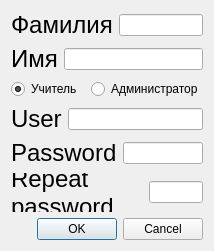
<?xml version="1.0" encoding="UTF-8"?>
<ui version="4.0">
 <class>Dialog</class>
 <widget class="QDialog" name="Dialog">
  <property name="geometry">
   <rect>
    <x>0</x>
    <y>0</y>
    <width>214</width>
    <height>251</height>
   </rect>
  </property>
  <property name="windowTitle">
   <string>Регистрация</string>
  </property>
  <layout class="QGridLayout" name="gridLayout">
   <item row="0" column="0">
    <layout class="QHBoxLayout" name="horizontalLayout_2">
     <item>
      <widget class="QLabel" name="label_2">
       <property name="font">
        <font>
         <pointsize>18</pointsize>
        </font>
       </property>
       <property name="text">
        <string>Фамилия</string>
       </property>
      </widget>
     </item>
     <item>
      <widget class="QLineEdit" name="lsurname"/>
     </item>
    </layout>
   </item>
   <item row="1" column="0">
    <layout class="QHBoxLayout" name="horizontalLayout_5">
     <item>
      <widget class="QLabel" name="label_5">
       <property name="font">
        <font>
         <pointsize>18</pointsize>
        </font>
       </property>
       <property name="text">
        <string>Имя</string>
       </property>
      </widget>
     </item>
     <item>
      <widget class="QLineEdit" name="lname"/>
     </item>
    </layout>
   </item>
   <item row="2" column="0">
    <layout class="QHBoxLayout" name="horizontalLayout_6">
     <item>
      <widget class="QRadioButton" name="r_teacher">
       <property name="text">
        <string>Учитель</string>
       </property>
       <property name="checked">
        <bool>true</bool>
       </property>
      </widget>
     </item>
     <item>
      <widget class="QRadioButton" name="r_admin">
       <property name="text">
        <string>Администратор</string>
       </property>
      </widget>
     </item>
    </layout>
   </item>
   <item row="3" column="0">
    <layout class="QHBoxLayout" name="horizontalLayout">
     <item>
      <widget class="QLabel" name="label">
       <property name="font">
        <font>
         <pointsize>18</pointsize>
        </font>
       </property>
       <property name="text">
        <string>User</string>
       </property>
      </widget>
     </item>
     <item>
      <widget class="QLineEdit" name="luser"/>
     </item>
    </layout>
   </item>
   <item row="4" column="0">
    <layout class="QHBoxLayout" name="horizontalLayout_3">
     <item>
      <widget class="QLabel" name="label_3">
       <property name="font">
        <font>
         <pointsize>18</pointsize>
        </font>
       </property>
       <property name="text">
        <string>Password</string>
       </property>
      </widget>
     </item>
     <item>
      <widget class="QLineEdit" name="lpassword">
       <property name="echoMode">
        <enum>QLineEdit::Password</enum>
       </property>
      </widget>
     </item>
    </layout>
   </item>
   <item row="5" column="0">
    <layout class="QHBoxLayout" name="horizontalLayout_4">
     <item>
      <widget class="QLabel" name="label_4">
       <property name="font">
        <font>
         <pointsize>18</pointsize>
        </font>
       </property>
       <property name="text">
        <string>Repeat password</string>
       </property>
       <property name="wordWrap">
        <bool>true</bool>
       </property>
      </widget>
     </item>
     <item>
      <widget class="QLineEdit" name="lrepeat">
       <property name="echoMode">
        <enum>QLineEdit::Password</enum>
       </property>
      </widget>
     </item>
    </layout>
   </item>
   <item row="6" column="0">
    <widget class="QDialogButtonBox" name="reg_button">
     <property name="orientation">
      <enum>Qt::Horizontal</enum>
     </property>
     <property name="standardButtons">
      <set>QDialogButtonBox::Cancel|QDialogButtonBox::Ok</set>
     </property>
    </widget>
   </item>
  </layout>
 </widget>
 <resources/>
 <connections>
  <connection>
   <sender>reg_button</sender>
   <signal>accepted()</signal>
   <receiver>Dialog</receiver>
   <slot>accept()</slot>
   <hints>
    <hint type="sourcelabel">
     <x>248</x>
     <y>254</y>
    </hint>
    <hint type="destinationlabel">
     <x>157</x>
     <y>274</y>
    </hint>
   </hints>
  </connection>
  <connection>
   <sender>reg_button</sender>
   <signal>rejected()</signal>
   <receiver>Dialog</receiver>
   <slot>reject()</slot>
   <hints>
    <hint type="sourcelabel">
     <x>316</x>
     <y>260</y>
    </hint>
    <hint type="destinationlabel">
     <x>286</x>
     <y>274</y>
    </hint>
   </hints>
  </connection>
 </connections>
</ui>
